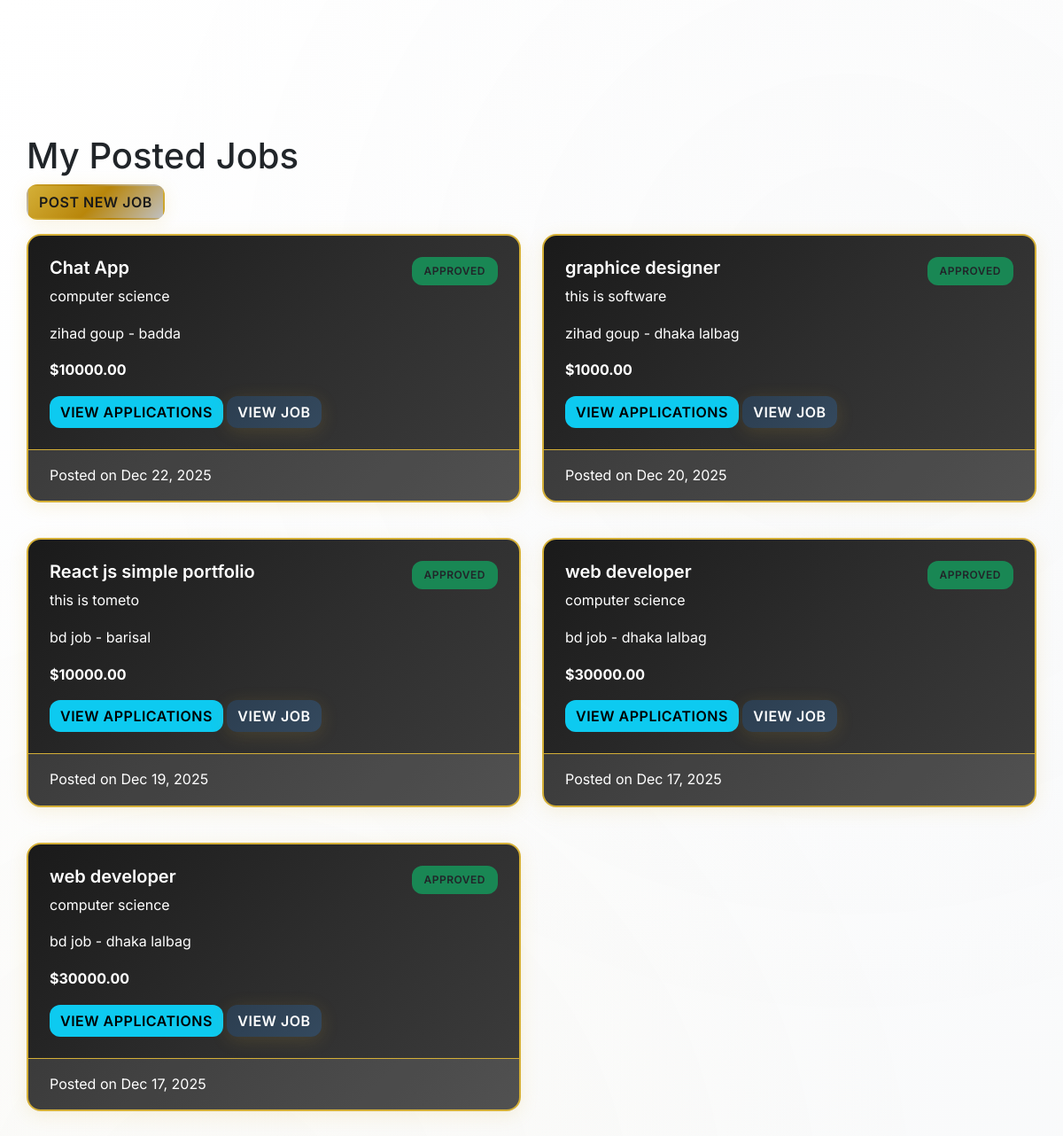
The page /my-jobs/ (signed in) on the database its author committed.
### job_resume/models.py (models this page shows, shortened)
class Job(models.Model):
    STATUS_CHOICES = [
        ('pending', 'Pending Approval'),
        ('approved', 'Approved'),
        ('rejected', 'Rejected'),
    ]
    title = models.CharField(max_length=200)
    description = models.TextField()
    company = models.CharField(max_length=100)
    location = models.CharField(max_length=100)
    salary = models.DecimalField(max_digits=10, decimal_places=2, null=True, blank=True)
    posted_by = models.ForeignKey(User, on_delete=models.CASCADE, related_name='posted_jobs')
    status = models.CharField(max_length=20, choices=STATUS_CHOICES, default='pending')
    created_at = models.DateTimeField(auto_now_add=True)
    updated_at = models.DateTimeField(auto_now=True)

### job_resume/views.py (the view)
# urls.py: path('my-jobs/', views.my_jobs, name='my_jobs'),
@login_required
@employer_required
def my_jobs(request):
    jobs = Job.objects.filter(posted_by=request.user).order_by('-created_at')
    return render(request, 'my_jobs.html', {'jobs': jobs})

### job_portal_resume/job_resume/templates/my_jobs.html (shortened to what this page needs)
{% extends 'base.html' %}
{% block content %}
<h1>My Posted Jobs</h1>
<div class="mb-3">
    <a href="{% url 'job_resume:post_job' %}" class="btn btn-primary">Post New Job</a>
</div>
<div class="row">
    {% for job in jobs %}
    <div class="col-md-6 mb-4">
        <div class="card"
            style="background: linear-gradient(135deg, #1a1a1a 0%, #2d2d2d 50%, #3d3d3d 100%); border: 2px solid var(--primary-gold); border-radius: var(--border-radius-lg); box-shadow: var(--shadow); transition: var(--transition);">
            <div class="card-body">
                <div class="d-flex justify-content-between align-items-start">
                    <h5 class="card-title" style="color: white; font-weight: 600;">{{ job.title }}</h5>
                    <span
                        class="badge {% if job.status == 'approved' %}bg-success{% elif job.status == 'rejected' %}bg-danger{% else %}bg-warning text-dark{% endif %}">
                        {{ job.get_status_display }}
                    </span>
                </div>
                <p class="card-text" style="color: white;">{{ job.description|truncatechars:150 }}</p>
                <p style="color: white;">{{ job.company }} - {{ job.location }}</p>
                {% if job.salary %}
                <p style="color: white; font-weight: bold;">${{ job.salary }}</p>
                {% endif %}
                <div class="mt-3">
                    <a href=" {% url 'job_resume:job_applications' job.id %} " class="btn btn-info">View
                        Applications</a>
                    <a href="{% url 'job_resume:job_detail' job.id %}" class="btn btn-secondary">View Job</a>
                </div>
            </div>
            <div class="card-footer" style="color: white; background: rgba(255, 255, 255, 0.1);">
                Posted on {{ job.created_at|date:"M d, Y" }}
            </div>
        </div>
    </div>
    {% empty %}
    <div class="col-12">
        <div class="alert alert-info">You haven't posted any jobs yet.</div>
    </div>
    {% endfor %}
</div>
{% endblock %}

### job_resume/static/css/style.css (style rules this page uses)
:root { --primary-gold: #d4af37; --secondary-gold: #c0c0c0; --accent-gold: #d4af37; --accent-silver: #c0c0c0; --dark-bg: #1a1a1a; --light-bg: #ffffff; --secondary-light: #f8f9fa; --tertiary-bg: #f1f3f4; --text-dark: #212529; --text-muted: #ffffff; --text-light: #ffffff; --success-green: #28a745; --warning-yellow: #ffc107; --danger-red: #dc3545; --info-blue: #17a2b8; --shadow-sm: 0 2px 4px rgba(212, 175, 55, 0.1); --shadow: 0 4px 20px rgba(212, 175, 55, 0.15); --shadow-lg: 0 8px 32px rgba(212, 175, 55, 0.2); --shadow-hover: 0 6px 25px rgba(212, 175, 55, 0.25); --shadow-glow: 0 0 20px rgba(212, 175, 55, 0.3); --gradient-bg: linear-gradient(135deg, #ffffff 0%, #f8f9fa 100%); --gradient-accent: linear-gradient(135deg, #d4af37 0%, #c0c0c0 100%); --gradient-primary: linear-gradient(135deg, #d4af37 0%, #b8860b 50%, #c0c0c0 100%); --gradient-dark: linear-gradient(135deg, #2c3e50 0%, #34495e 100%); --gradient-card: linear-gradient(135deg, #ffffff 0%, #f8f9fa 50%, #e9ecef 100%); --border-radius-sm: 8px; --border-radius: 12px; --border-radius-lg: 16px; --border-radius-xl: 24px; --border-gold: 1px solid #d4af37; --border-silver: 1px solid #c0c0c0; --transition-fast: all 0.2s ease; --transition: all 0.3s ease; --transition-slow: all 0.5s ease; }
body { font-family: 'Inter', sans-serif; background-color: #ffffff; color: #212529; margin: 0; padding: 0; margin-top: 90px; overflow-x: hidden; }
.card { background-color: #f8f9fa; border: 1px solid #d4af37; border-radius: 15px; box-shadow: 0 4px 20px rgba(212, 175, 55, 0.15); transition: all 0.3s ease; color: #212529 !important; }
.btn-primary { background: #d4af37; border: none; color: #1a1a1a; font-weight: 600; box-shadow: 0 4px 20px rgba(212, 175, 55, 0.15); transition: all 0.3s ease; }
.badge { font-size: 0.75rem; border: 1px solid transparent; color: #212529; }
body { font-family: 'Inter', sans-serif; background: linear-gradient(135deg, #ffffff 0%, #f8f9fa 100%); color: #212529; line-height: 1.6; margin: 0; padding: 0; margin-top: 100px; overflow-x: hidden; position: relative; }
body::before { content: ''; position: fixed; top: 0; left: 0; right: 0; bottom: 0; background: radial-gradient(circle at 20% 80%, rgba(212, 175, 55, 0.03) 0%, transparent 50%), radial-gradient(circle at 80% 20%, rgba(192, 192, 192, 0.03) 0%, transparent 50%); pointer-events: none; z-index: -1; }
.card { background: linear-gradient(135deg, #ffffff 0%, #f8f9fa 50%, #e9ecef 100%); border: 1px solid #d4af37; border-radius: 16px; box-shadow: 0 4px 20px rgba(212, 175, 55, 0.15); transition: all 0.3s ease; overflow: hidden; position: relative; color: var(--text-dark) !important; }
.card::before { content: ''; position: absolute; top: 0; left: 0; right: 0; height: 3px; background: linear-gradient(135deg, #d4af37 0%, #c0c0c0 100%); opacity: 0; transition: all 0.3s ease; }
.card .card-body, .card .card-title, .card .card-text, .card p, .card h5 { color: white; }
.card-body { padding: 1.5rem; position: relative; }
.card-footer { background: #f1f3f4; border-top: 1px solid #d4af37; padding: 1rem 1.5rem; }
.btn { border-radius: 12px; font-weight: 600; text-transform: uppercase; letter-spacing: 0.5px; transition: all 0.3s ease; position: relative; overflow: hidden; border: none; }
.btn::before { content: ''; position: absolute; top: 50%; left: 50%; width: 0; height: 0; background: rgba(255, 255, 255, 0.2); border-radius: 50%; transform: translate(-50%, -50%); transition: all 0.3s ease; }
.btn-primary { background: linear-gradient(135deg, #d4af37 0%, #b8860b 50%, #c0c0c0 100%); color: #1a1a1a; box-shadow: 0 4px 20px rgba(212, 175, 55, 0.15); border: 2px solid transparent; }
.btn-secondary { background: linear-gradient(135deg, #2c3e50 0%, #34495e 100%); color: #ffffff; box-shadow: 0 4px 20px rgba(212, 175, 55, 0.15); }
.badge { font-size: 0.75rem; font-weight: 600; padding: 0.5rem 0.75rem; border-radius: 12px; text-transform: uppercase; letter-spacing: 0.5px; border: 2px solid transparent; }
@media (max-width: 1200px) { .card { margin-bottom: 1rem; } }

### rows shown on the page
Job: title "Chat App", status "APPROVED", description "computer science", company "zihad goup", location "badda", salary "10000.00", created_at "Dec 22, 2025"
Job: title "graphice designer", status "APPROVED", description "this is software", company "zihad goup", location "dhaka lalbag", salary "1000.00", created_at "Dec 20, 2025"
Job: title "React js simple portfolio", status "APPROVED", description "this is tometo", company "bd job", location "barisal", salary "10000.00", created_at "Dec 19, 2025"
Job: title "web developer", status "APPROVED", description "computer science", company "bd job", location "dhaka lalbag", salary "30000.00", created_at "Dec 17, 2025"
Job: title "web developer", status "APPROVED", description "computer science", company "bd job", location "dhaka lalbag", salary "30000.00", created_at "Dec 17, 2025"
